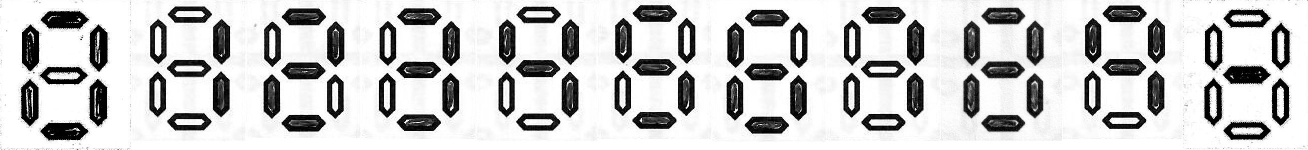
#> input picture Documentation/Numbers.jpg, 2615 x 299 px (shown at 1/2 size); its folder holds only this picture in this run
$ python -i Processing.py   (imports and definitions only)
#> lines starting #> are read from the running program, lines starting #| are printed output that depends on the picture; after the words box and inside, x2 and y2 are one past the last pixel; in counts of white or black regions, pixels touching at a corner belong together
import json #Imports the required libraries
from DataStructures import *
import os
import cv2
import numpy as np
import shutil
import random


# [244 lines left out: functions handleNetworkDataInput, handleNetworkDataOutput, handleTrainingDataOutput, handleWeightDataInput, handleTrainingDataInput, handleTeacherDataInput and 9 more, not called in this run]

def renameClassDirectory(oldName, nameChange):
    directory = os.getcwd() + "\\" + "Test Images\\" #Gets the test images directory
    os.rename(directory+oldName, directory+nameChange) #Renames the old directory to the new name changed one

def deleteClassDirectory(className):
    directory = os.getcwd() + "\\" + "Test Images\\" #Gets the test images directory
    shutil.rmtree(directory + className) #Removes the class directory

# [4 lines left out: function findFilesInTestDirectory, not called in this run]

def sortContoursLeftToRight(contours):
    boundingBoxes = [getBoundingBox(cont) for cont in contours]  # Constructs the list of bounding boxes
    (newContours, boundingBoxes) = zip(*sorted(zip(contours, boundingBoxes), key=lambda x: x[1][0],
                                               reverse=False))  # Sorts the contours and bounding boxes
    return newContours, boundingBoxes  # Returns the list of sorted contours and bounding boxes

def getDocumentationImages():
    directory = os.getcwd() + "\\Documentation\\Numbers.jpg" #Gets the image
    return directory #Returns the image

# [26 lines left out: function sortingFunction, not called in this run]


def makeStructuringElement(height, width):
    return [[1 for wIndex in range(width)] for hIndex in
            range(height)]  # Returns the structuring element that the user requests


# [52 lines left out: function boxExtraction, not called in this run]


def getBoundingBox(contourArray):
    maxXValue = maxYValue = 0  # Sets the max X and Y values to zero
    minXValue = minYValue = float("inf")  # Sets the min X and Y values to infinity
    for contour in contourArray:  # Loops through all the contours in the array
        xValue = contour[0][0]  # Gets the x value from the contour
        yValue = contour[0][1]  # Gets the y value from the contour
        if xValue < minXValue: minXValue = xValue  # Series of checks to determine what the minimum and maximum X co-ords are
        if xValue > maxXValue: maxXValue = xValue
        if yValue < minYValue: minYValue = yValue  # Series of checks to determine what the minimum and maximum Y co-ords are
        if yValue > maxYValue: maxYValue = yValue
    return minXValue, minYValue, (maxXValue - minXValue + 1), (
                maxYValue - minYValue + 1)  # Calculates and returns the co-ordinates of the bounding box


def roundDown(num, divisor):
    return num - (num % divisor)  # Returns the rounded down number to the nearest multiple of the divisor


def boxExtractionFurther(imagePath):
#> called with imagePath = 'Documentation/Numbers.jpg'
    image = cv2.imread(imagePath, 0)  # Reads the image into the variable in greyscale
#> image is the input picture: shape (299, 2615); min 0, max 255, mean 200.1

    (threshold, binaryImage) = cv2.threshold(image, 128, 255,
                                             cv2.THRESH_BINARY | cv2.THRESH_OTSU)  # Thresholds the image to get it to black and white
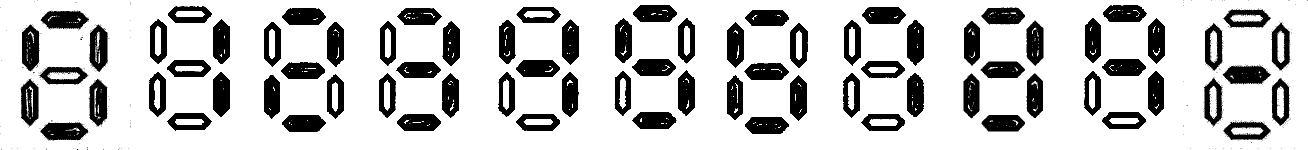
#> binaryImage: shape (299, 2615) (shown at 1/2 size); 78% white; 452 black regions (375 under 20 px), largest, box (x1, y1, x2, y2) and area: (2445, 130, 2542, 169) 2688, (82, 21, 178, 58) 2654, (81, 245, 177, 281) 2640
#> threshold = 138
    binaryImage = 255 - binaryImage  # Inverts the image to flip it

    lengthOfKernel = len(image[0]) // 40  # Creates the kernel length
#> lengthOfKernel = 65

    kernelVertical = np.asarray(makeStructuringElement(lengthOfKernel,
                                                       1))  # Creates the vertical kernel with one column, and the desired lengthOfKernel number of rows, and converts it to a numpy array
#> kernelVertical = 65 values from 1 to 1
    kernelHorizontal = np.asarray(makeStructuringElement(1,
                                                         lengthOfKernel))  # Creates the horizontal kernel with the kernel length multiplied by 1
    kernel = np.asarray(makeStructuringElement(3, 3))  # Creates a normal kernel with 3 x 3 ones

    verticalTempImage = cv2.erode(binaryImage, kernelVertical,
                                  iterations=3)  # Detects the vertical lines through morphological operation
#> verticalTempImage: shape (299, 2615); every value is 0
    verticalLines = cv2.dilate(verticalTempImage, kernelVertical,
                               iterations=3)  # Dilates the erosion done in the previous step with the vertical kernel
    horizontalTempImage = cv2.erode(binaryImage, kernelHorizontal,
                                    iterations=3)  # Detects the horizontal lines through morphological operations
    horizontalLines = cv2.dilate(horizontalTempImage, kernelHorizontal,
                                 iterations=3)  # Dilates the previous erosion with the horizontal kernel

    binaryImageFinal = cv2.addWeighted(verticalLines, 0.5, horizontalLines, 0.5,
                                       0.0)  # Adds the two horizontal and vertical images to get a third image, which is both combined. Uses the specific weight parameters defined earlier.
    binaryImageFinal = cv2.erode(~binaryImageFinal, kernel, iterations=2)
#> binaryImageFinal: shape (299, 2615); every value is 255
    (threshold, binaryImageFinal) = cv2.threshold(binaryImageFinal, 128, 255, cv2.THRESH_BINARY | cv2.THRESH_OTSU)
#> threshold = 0

    contours, hierarchy = cv2.findContours(binaryImageFinal, cv2.RETR_TREE,
                                           cv2.CHAIN_APPROX_SIMPLE)  # Finds the contours in the image
#> contours = [[[0, 0], [0, 298], [2614, 298], [2614, 0]]]
    (contours, boundingBoxes) = sortContoursLeftToRight(contours)  # Sorts the contours by left to right method
#> in sortContoursLeftToRight, `boundingBoxes = [getBoundingBox(cont) for cont in contours]`: boundingBoxes = [(0, 0, 2615, 299)]
#> in sortContoursLeftToRight, `(newContours, boundingBoxes) = zip(*sorted(zip(contours, boundingBoxes..`: newContours = ([[0, 0], [0, 298], [2614, 298], [2614, 0]],); boundingBoxes = ((0, 0, 2615, 299),)
#> contours = ([[0, 0], [0, 298], [2614, 298], [2614, 0]],); boundingBoxes = ((0, 0, 2615, 299),)

    averages = []  # Defines the empty averages list
    for cont in contours:  # Loops through all of the contours
        x, y, w, h = getBoundingBox(cont)  # Gets the coordinates and resolution of the image
        if (25 < w < 175) and (25 < h < 175):
            newImage = image[y:y + h, x:x + w]  # Creates a new image with the dimensions
            average1 = np.average(newImage, axis=0)  # Gets the averages pixel density of the segment
            average2 = np.average(average1, axis=0)
            averages.append(average2 / 255)  # Appends the average to the list
        try:
            maximumValue = max(averages)  # Works out the maximum and minimum value in the list
            minumumValue = min(averages)
        except:
            print("Couldn't recognise boxes! Please check that there are no digits that are crossed out")
#> this loop made 1 pass
#> (cont, x, y, w) on pass 1: ([[0, 0], [0, 298], [2614, 298], [2614, 0]], 0, 0, 2615)
#| Couldn't recognise boxes! Please check that there are no digits that are crossed out
#> after the loop, averages = []
#> (the run stopped early here; a loop or call above may not have finished)
